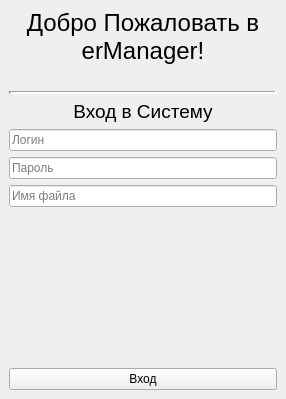
<?xml version="1.0" encoding="UTF-8"?>
<ui version="4.0">
 <class>LoginWindow</class>
 <widget class="QMainWindow" name="LoginWindow">
  <property name="geometry">
   <rect>
    <x>0</x>
    <y>0</y>
    <width>286</width>
    <height>399</height>
   </rect>
  </property>
  <property name="windowTitle">
   <string>erManager: Авторизация</string>
  </property>
  <widget class="QWidget" name="centralwidget">
   <layout class="QVBoxLayout" name="verticalLayout">
    <item>
     <widget class="QLabel" name="label">
      <property name="font">
       <font>
        <pointsize>18</pointsize>
       </font>
      </property>
      <property name="text">
       <string>Добро Пожаловать в erManager!</string>
      </property>
      <property name="alignment">
       <set>Qt::AlignCenter</set>
      </property>
      <property name="wordWrap">
       <bool>true</bool>
      </property>
     </widget>
    </item>
    <item>
     <layout class="QHBoxLayout" name="horizontalLayout">
      <item>
       <widget class="QLabel" name="label_2">
        <property name="maximumSize">
         <size>
          <width>70</width>
          <height>70</height>
         </size>
        </property>
        <property name="layoutDirection">
         <enum>Qt::LeftToRight</enum>
        </property>
        <property name="text">
         <string/>
        </property>
        <property name="pixmap">
         <pixmap>imgs/database-storage.png</pixmap>
        </property>
        <property name="scaledContents">
         <bool>true</bool>
        </property>
        <property name="alignment">
         <set>Qt::AlignCenter</set>
        </property>
       </widget>
      </item>
     </layout>
    </item>
    <item>
     <widget class="Line" name="line">
      <property name="lineWidth">
       <number>3</number>
      </property>
      <property name="orientation">
       <enum>Qt::Horizontal</enum>
      </property>
     </widget>
    </item>
    <item>
     <widget class="QLabel" name="label_3">
      <property name="font">
       <font>
        <pointsize>14</pointsize>
       </font>
      </property>
      <property name="text">
       <string>Вход в Систему</string>
      </property>
      <property name="alignment">
       <set>Qt::AlignCenter</set>
      </property>
     </widget>
    </item>
    <item>
     <widget class="QLineEdit" name="loginEdit">
      <property name="placeholderText">
       <string>Логин</string>
      </property>
     </widget>
    </item>
    <item>
     <widget class="QLineEdit" name="passwordEdit">
      <property name="placeholderText">
       <string>Пароль</string>
      </property>
     </widget>
    </item>
    <item>
     <widget class="QLineEdit" name="lineEdit_file">
      <property name="placeholderText">
       <string>Имя файла</string>
      </property>
     </widget>
    </item>
    <item>
     <spacer name="verticalSpacer">
      <property name="orientation">
       <enum>Qt::Vertical</enum>
      </property>
      <property name="sizeHint" stdset="0">
       <size>
        <width>20</width>
        <height>40</height>
       </size>
      </property>
     </spacer>
    </item>
    <item>
     <widget class="QPushButton" name="loginButton">
      <property name="text">
       <string>Вход</string>
      </property>
     </widget>
    </item>
   </layout>
  </widget>
 </widget>
 <resources/>
 <connections/>
</ui>
